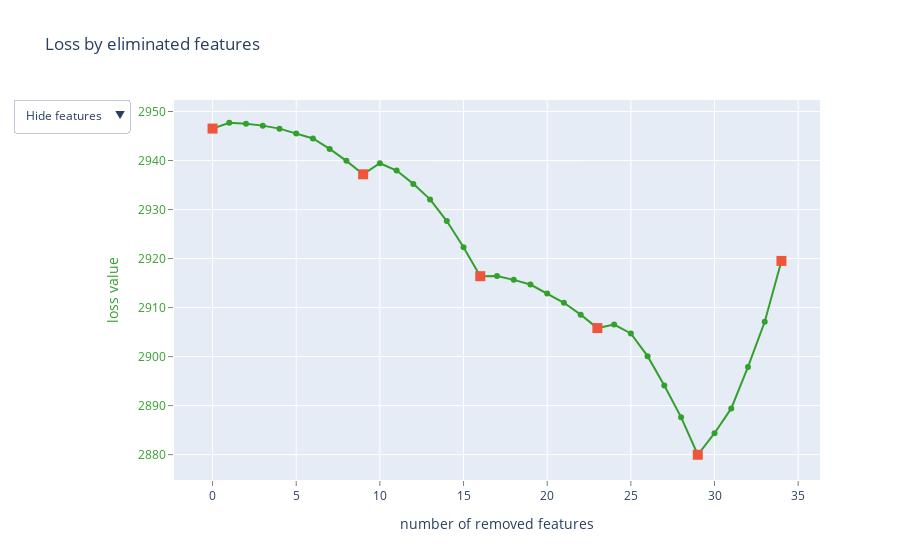

Source (notebook cell):
### Code cell
result = model.select_features(
    train_pool, eval_set=val_pool,
    features_for_select=X_train.columns.tolist(),
    num_features_to_select=40,
    steps=5,
    plot=True,
)

### Figure 1 — Plotly figure (JSON) as saved in the notebook; plotly's stock layout.template omitted (floating-point values rounded to 4 significant figures)
{"data": [{"line": {"color": "rgb(51,160,44)"}, "mode": "lines+markers", "name": "", "text": ["", "wind_distance_ARR_100", "average_airspeed_ARR_100", "track_variation_ARR_100", "is_offblock_weekend", "Num_Engines", "flown_distance_ARR_100", "average_humidity_ARR_100", "average_temperature_ARR_100", "wind_distance_DEP_100", "arrival_minute", "track_variation_ENR", "groundspeed_ARR_100", "average_vertical_rate_ARR_100", "taxiout_time", "track_variation_DEP_100", "average_airspeed_DEP_100", "offblock_minute", "average_airspeed_ENR", "specific_energy_ENR", "taxi_ratio", "average_humidity_DEP_100", "specific_energy_ARR_100", "is_offblock_rush_hour", "wind_distance_ENR", "groundspeed_ENR", "altitude_difference", "average_vertical_rate_ENR", "bearing", "Altitude_ades", "specific_energy_DEP_100", "Longitude_adep", "flown_distance_ENR", "flown_distance_DEP_100", "cumulative_avg_speed"], "type": "scatter", "x": [0, 1, 2, 3, 4, 5, 6, 7, 8, 9, 10, 11, 12, 13, 14, 15, 16, 17, 18, 19, 20, 21, 22, 23, 24, 25, 26, 27, 28, 29, 30, 31, 32, 33, 34], "y": [2947.0, 2948.0, 2948.0, 2947.0, 2947.0, 2946.0, 2944.0, 2942.0, 2940.0, 2937.0, 2939.0, 2938.0, 2935.0, 2932.0, 2928.0, 2922.0, 2916.0, 2916.0, 2916.0, 2915.0, 2913.0, 2911.0, 2909.0, 2906.0, 2907.0, 2905.0, 2900.0, 2894.0, 2888.0, 2880.0, 2884.0, 2889.0, 2898.0, 2907.0, 2920.0]}, {"marker": {"size": 10, "symbol": "square"}, "mode": "markers", "name": "", "text": ["", "wind_distance_DEP_100", "average_airspeed_DEP_100", "is_offblock_rush_hour", "Altitude_ades", "cumulative_avg_speed"], "type": "scatter", "x": [0, 9, 16, 23, 29, 34], "y": [2947.0, 2937.0, 2916.0, 2906.0, 2880.0, 2920.0]}, {"mode": "text", "name": "", "text": ["", "19", "13", "7", "43", "59", "31", "25", "22", "20", "42", "9", "16", "10", "5", "8", "14", "36", "15", "30", "45", "26", "28", "44", "21", "18", "69", "12", "70", "68", "29", "64", "33", "32", "49"], "textfont": {"color": "rgb(51,160,44)", "family": "sans serif", "size": 18}, "textposition": "bottom center", "type": "scatter", "visible": false, "x": [0, 1, 2, 3, 4, 5, 6, 7, 8, 9, 10, 11, 12, 13, 14, 15, 16, 17, 18, 19, 20, 21, 22, 23, 24, 25, 26, 27, 28, 29, 30, 31, 32, 33, 34], "y": [2947.0, 2948.0, 2948.0, 2947.0, 2947.0, 2946.0, 2944.0, 2942.0, 2940.0, 2937.0, 2939.0, 2938.0, 2935.0, 2932.0, 2928.0, 2922.0, 2916.0, 2916.0, 2916.0, 2915.0, 2913.0, 2911.0, 2909.0, 2906.0, 2907.0, 2905.0, 2900.0, 2894.0, 2888.0, 2880.0, 2884.0, 2889.0, 2898.0, 2907.0, 2920.0]}, {"mode": "text", "name": "", "text": ["", "wind_distance_ARR_100", "average_airspeed_ARR_100", "track_variation_ARR_100", "is_offblock_weekend", "Num_Engines", "flown_distance_ARR_100", "average_humidity_ARR_100", "average_temperature_ARR_100", "wind_distance_DEP_100", "arrival_minute", "track_variation_ENR", "groundspeed_ARR_100", "average_vertical_rate_ARR_100", "taxiout_time", "track_variation_DEP_100", "average_airspeed_DEP_100", "offblock_minute", "average_airspeed_ENR", "specific_energy_ENR", "taxi_ratio", "average_humidity_DEP_100", "specific_energy_ARR_100", "is_offblock_rush_hour", "wind_distance_ENR", "groundspeed_ENR", "altitude_difference", "average_vertical_rate_ENR", "bearing", "Altitude_ades", "specific_energy_DEP_100", "Longitude_adep", "flown_distance_ENR", "flown_distance_DEP_100", "cumulative_avg_speed"], "textfont": {"color": "rgb(51,160,44)", "family": "sans serif", "size": 18}, "textposition": "bottom center", "type": "scatter", "visible": false, "x": [0, 1, 2, 3, 4, 5, 6, 7, 8, 9, 10, 11, 12, 13, 14, 15, 16, 17, 18, 19, 20, 21, 22, 23, 24, 25, 26, 27, 28, 29, 30, 31, 32, 33, 34], "y": [2947.0, 2948.0, 2948.0, 2947.0, 2947.0, 2946.0, 2944.0, 2942.0, 2940.0, 2937.0, 2939.0, 2938.0, 2935.0, 2932.0, 2928.0, 2922.0, 2916.0, 2916.0, 2916.0, 2915.0, 2913.0, 2911.0, 2909.0, 2906.0, 2907.0, 2905.0, 2900.0, 2894.0, 2888.0, 2880.0, 2884.0, 2889.0, 2898.0, 2907.0, 2920.0]}], "layout": {"autosize": true, "showlegend": false, "title": {"text": "Loss by eliminated features"}, "updatemenus": [{"active": 0, "buttons": [{"args": [{"visible": [true, true, false, false]}], "label": "Hide features", "method": "update"}, {"args": [{"visible": [true, true, true, false]}], "label": "Show indices", "method": "update"}, {"args": [{"visible": [true, true, false, true]}], "label": "Show names", "method": "update"}], "pad": {"r": 10, "t": 10}, "showactive": true, "x": -0.25, "xanchor": "left", "y": 1.03, "yanchor": "top"}], "xaxis": {"autorange": true, "gridcolor": "rgb(255,255,255)", "range": [-2.308, 36.31], "showgrid": true, "showline": false, "showticklabels": true, "tickcolor": "rgb(127,127,127)", "ticks": "outside", "title": {"text": "number of removed features"}, "type": "linear", "zeroline": false}, "yaxis": {"autorange": true, "gridcolor": "rgb(255,255,255)", "range": [2873.0, 2953.0], "showgrid": true, "showline": false, "showticklabels": true, "tickcolor": "rgb(127,127,127)", "tickfont": {"color": "rgb(51,160,44)"}, "ticks": "outside", "title": {"font": {"color": "rgb(51,160,44)"}, "text": "loss value"}, "type": "linear", "zeroline": false}}}
